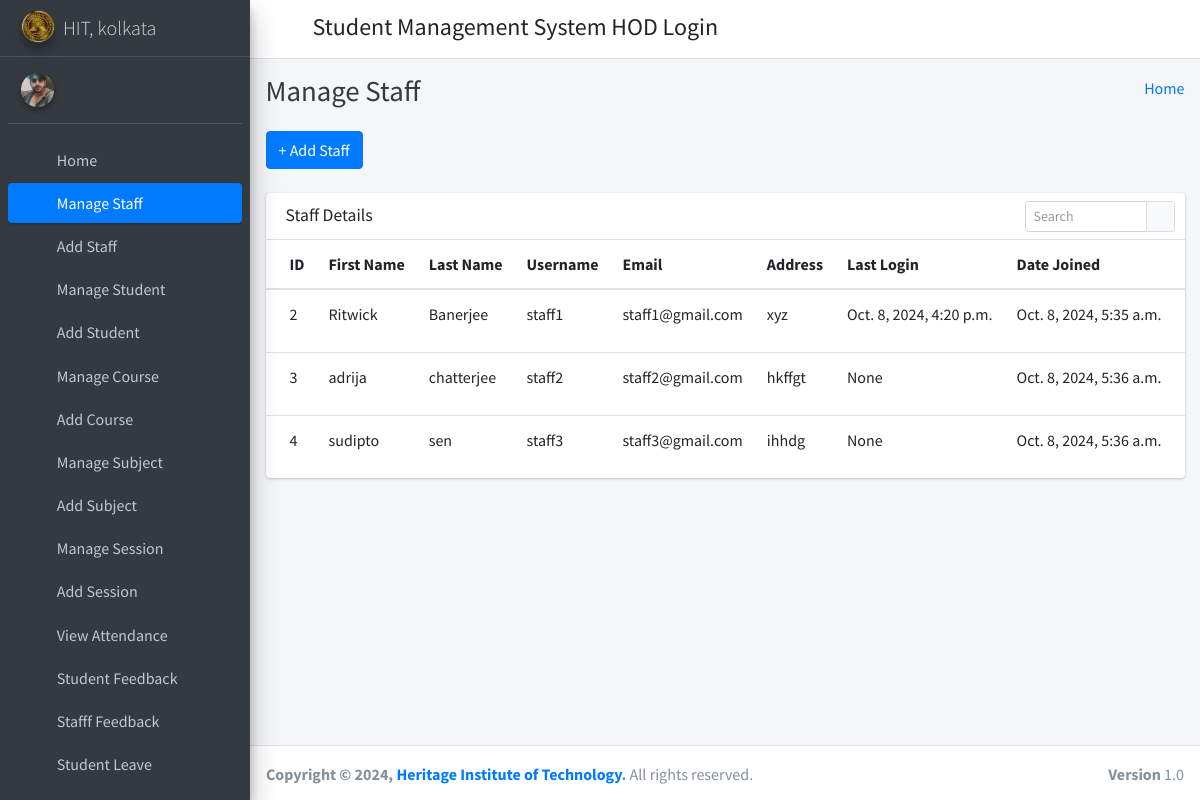
The page /manage_staff/ (signed in) on the database as committed earlier.
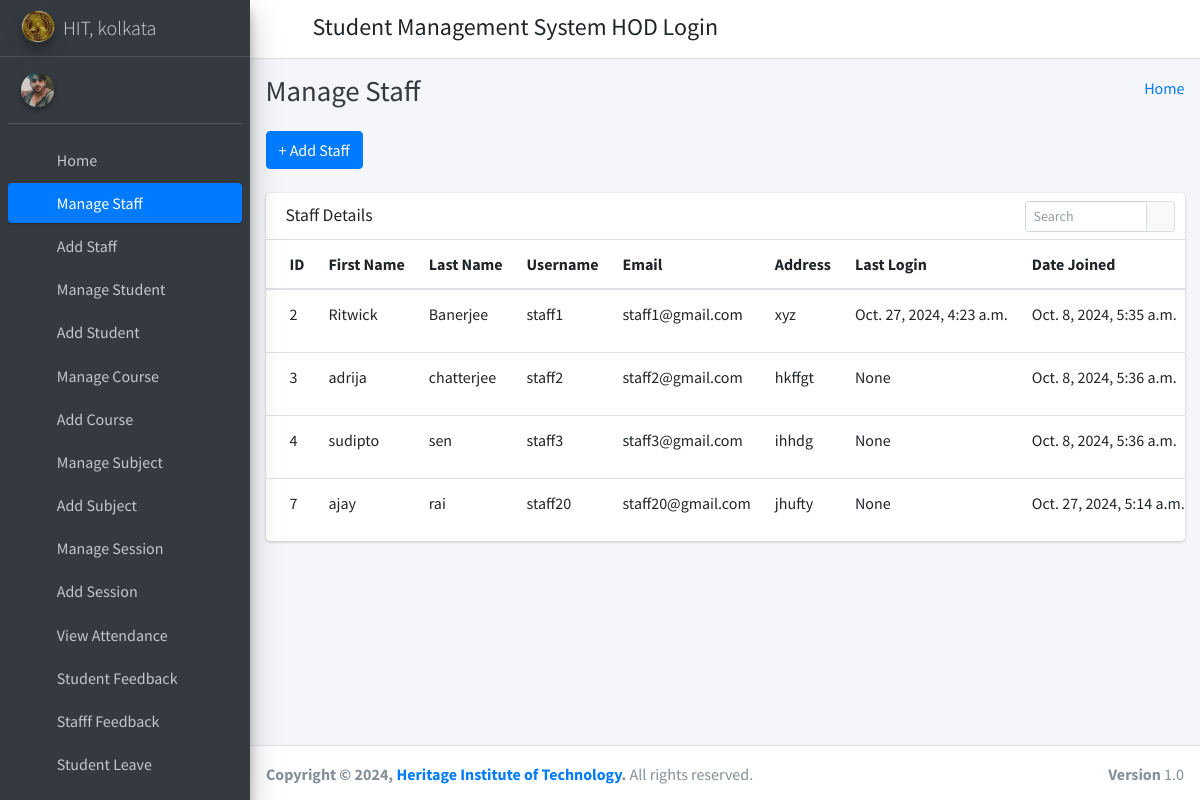
The same page on the database as committed later.
### student_management_app/models.py (models this page shows)
class Staffs(models.Model):
    id = models.AutoField(primary_key=True)
    admin = models.OneToOneField(CustomUser, on_delete = models.CASCADE)
    address = models.TextField()
    created_at = models.DateTimeField(auto_now_add=True)
    updated_at = models.DateTimeField(auto_now=True)
    objects = models.Manager()

class CustomUser(AbstractUser):
    user_type_data = ((1, "HOD"), (2, "Staff"), (3, "Student"))
    user_type = models.CharField(default=1, choices=user_type_data, max_length=10)

### student_management_app/HodViews.py (the view)
# urls.py: path('manage_staff/', HodViews.manage_staff, name="manage_staff"),
def manage_staff(request):
    staffs = Staffs.objects.all()
    context = {
        "staffs": staffs
    }
    return render(request, "hod_template/manage_staff_template.html", context)

### student_management_app/LoginCheckMiddleWare.py (called while the page is built, shortened)
    def process_view(self, request, view_func, view_args, view_kwargs):
        modulename = view_func.__module__
        user = request.user
        if user.is_authenticated:
            if user.user_type == "1":
                if modulename == "student_management_app.HodViews":
                    pass
                elif modulename == "student_management_app.views" or modulename == "django.views.static":
                    pass
                else:
                    return redirect("admin_home")
            else:
                return redirect("login")
        else:
            if request.path == reverse("login") or request.path == reverse("doLogin"):
                pass
            else:
                return redirect("login")

### student_management_app/templates/hod_template/manage_staff_template.html (shortened to what this page needs)
{% extends 'hod_template/base_template.html' %}
{% block page_title %}
    Manage Staff
{% endblock page_title %}
{% block main_content %}
{% load static %}
<section class="content">
        <div class="container-fluid">
            <a class="btn btn-primary" href="{% url 'add_staff' %}" role="button">+ Add Staff</a> <br/>&nbsp;
            <div class="row">
                <div class="col-md-12">
                    <div class="card">
                        <div class="card-header">
                            <h3 class="card-title">Staff Details</h3>
                            <div class="card-tools">
                            <div class="input-group input-group-sm" style="width: 150px;">
                                <input type="text" name="table_search" class="form-control float-right" placeholder="Search">
                                <div class="input-group-append">
                                <button type="submit" class="btn btn-default"><i class="fas fa-search"></i></button>
                                </div>
                            </div>
                            </div>
                        </div>
                        <div class="card-body table-responsive p-0">
                            <table class="table table-hover text-nowrap">
                            <thead>
                                <tr>
                                <th>ID</th>
                                <th>First Name</th>
                                <th>Last Name</th>
                                <th>Username</th>
                                <th>Email</th>
                                <th>Address</th>
                                <th>Last Login</th>
                                <th>Date Joined</th>
                                <th>Action</th>
                                </tr>
                            </thead>
                            <tbody>
                                {% for staff in staffs %}
                                <tr>
                                <td>{{ staff.admin.id }}</td>
                                <td>{{ staff.admin.first_name }}</td>
                                <td>{{ staff.admin.last_name }}</td>
                                <td>{{ staff.admin.username }}</td>
                                <td>{{ staff.admin.email }}</td>
                                <td>{{ staff.address }}</td>
                                <td>{{ staff.admin.last_login }}</td>
                                <td>{{ staff.admin.date_joined }}</td>
                                <td>
                                </td>
                                </tr>
                                {% endfor %}
                            </tbody>
                            </table>
                        </div>
                        </div>
                </div>
            </div>
        </div>
      </section>
  {% endblock main_content %}

Rows that differ between the two databases and show on the page:
changed through a linked row, Staffs "xyz": admin.last_login "Oct. 8, 2024, 4:20 p.m." → "Oct. 27, 2024, 4:23 a.m."
added Staffs: admin.id "7", admin.first_name "ajay", admin.last_name "rai", admin.username "staff20", admin.email "staff20@gmail.com", address "jhufty", admin.last_login "None", admin.date_joined "Oct. 27, 2024, 5:14 a.m."
